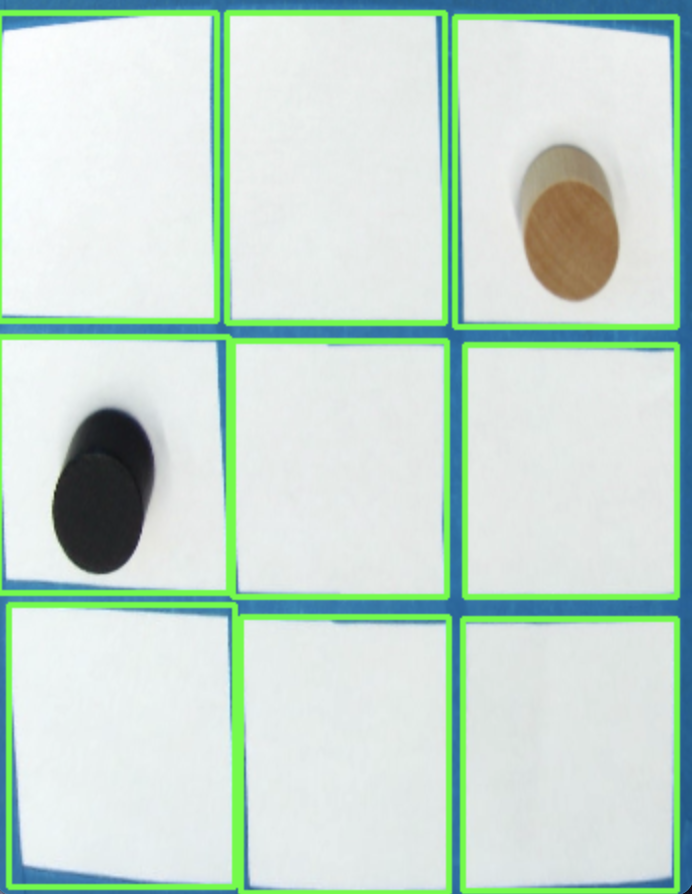
#> input picture Three_in_a_row/Test/foto.jpg, 692 x 894 px, given in place of the camera
$ jupyter execute --allow-errors game_without_robot.ipynb   (older library calls are emulated)
#> lines starting #> are read from the running program, lines starting #| are printed output that depends on the picture; after the words box and inside, x2 and y2 are one past the last pixel; in counts of white or black regions, pixels touching at a corner belong together
#> further down, frame is the input picture: shape (894, 692, 3); mean B, G, R 208.1, 218.9, 199
#> `transformed_frame = cv2.warpPerspective(frame, M, (width, height))`:
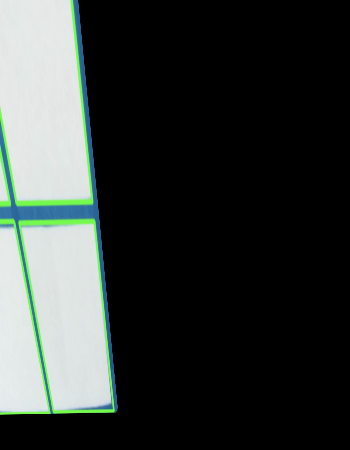
#> transformed_frame: shape (450, 350, 3); mean B, G, R 54.1, 56.5, 51.2
#> `transformed_frame = pil_image.rotate(180)`:
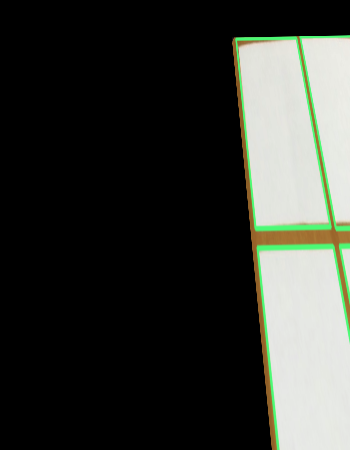
#> transformed_frame: PIL image 350x450 RGB; mean R, G, B 54.1, 56.5, 51.2
#> `gray = cv2.cvtColor(transformed_frame, cv2.COLOR_BGR2GRAY)`:
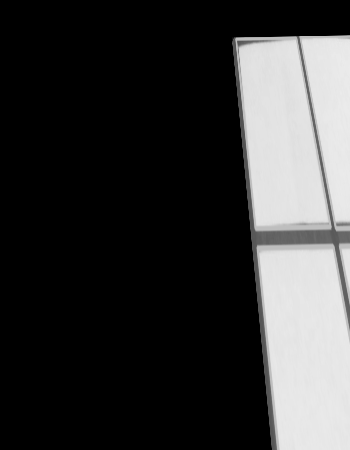
#> gray: shape (450, 350); min 0, max 235, mean 54.7
#> `edges = cv2.Canny(gray, low_threshold, high_threshold, apertureSize=3)`:
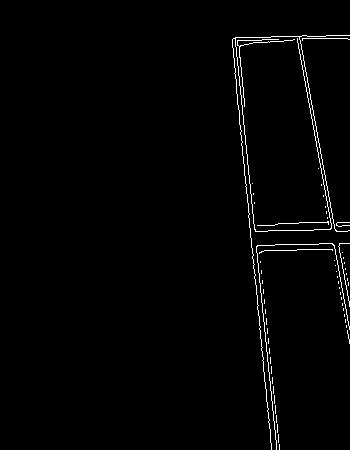
#> edges: shape (450, 350); 1.4% white in thin lines or dots, all inside (x1, y1, x2, y2) = (232, 35, 350, 450)
#> `contours, hierarchy = cv2.findContours(edges, cv2.RETR_EXTERNAL, cv2.C..`: contours = 58 contours, all with area under 20
#> the loop `for cnt in contours:` made 58 passes
#> after the loop `for cnt in contours:`: squares = []
[cell 1]
# Cuaderno para probar funcionamiento del codigo sin usar el dobot

# Detecta la board en cada fotograma.
# Va cogiendo los 20 últimos fotogramas de la board y su resultado más común es el state de la board.
# Si se produce un cambio entre los dos últimos states te devuelve el output donde el robot tiene que poner el token (de forma random).
# Si los 3 tokens están en partida, se quita un token de una casilla y se pone en otra.


import cv2
import numpy as np
from collections import defaultdict
import random
import time
from PIL import Image
import serial.tools.list_ports


# Coordenadas de las celdas del tablero

celda_1 = [156.0071563720703, -274.9841613769531, -40, 0]
celda_2 = [113.16597747802734, -225.4381561279297, -40, 0]
celda_3 = [70.88225555419922, -179.51295471191406, -40, 0]
celda_4 = [207.09628295898438, -228.65504455566406, -40, 0]
celda_5 = [164.8048858642578, -184.17222595214844, -40, 0]
celda_6 = [125.77976989746094, -141.8745880126953, -40, 0]
celda_7 = [255.82183837890625, -187.6775665283203, -40, 0]
celda_8 = [214.36099243164062, -137.71075439453125, -40, 0]
celda_9 = [170.142333984375, -92.00703430175781, -40, 0]

# Coordendas de los tokens al iniciar el juego
token_1 = [230.33840942382812, -26.72310447692871, -40, 0]
token_2 = [262.9659423828125, -55.21843338012695, -40, 0]
token_3 = [289.6848449707031, -87.65595245361328, -40, 0]

# Coordenadas de home y middle

home = [210.09783935546875, -3.7860727310180664, 116.83699035644531, 0]
middle = [156.12217712402344, -186.42835998535156, 0, 0]


# Funciones para saber en que cuadro está un token

def get_square_number(row, col):
    # row and col are 0-indexed, so add 1 to convert to 1-indexed square number
    return row * 3 + col + 1

def get_square_new_number(row, col):
    # row and col are 0-indexed, so add 1 to convert to 1-indexed square number
    return row * 3 + col + 1

# Function to check for game_over

def check_win(board):
    # Check rows
    for row in board:
        if len(set(row)) == 1 and row[0] != 0:
            return True

    # Check columns
    for col in range(3):
        if len(set([board[row][col] for row in range(3)])) == 1 and board[0][col] != 0:
            return True

    # Check diagonals
    if len(set([board[i][i] for i in range(3)])) == 1 and board[0][0] != 0:
        return True

    if len(set([board[i][2-i] for i in range(3)])) == 1 and board[0][2] != 0:
        return True

    return False


height, width = 450, 350

# Define the four corners of the tic tac toe board in the original frame

coordinates = [[512, 410], [1321, 417], [239, 961], [1544, 973]]


src_points = np.float32(coordinates)

# Define the four corners of the destination image
dst_points = np.float32([[0, 0], [width, 0], [0, height], [width, height]])


# Initialize a list that will contain the boards
boards = []

# Initialize a list that will contain the states of the board
results = [[[0, 0, 0], [0, 0, 0], [0, 0, 0]]]

result = [[0, 0, 0], [0, 0, 0], [0, 0, 0]]

# count of how many tokens you have placed on the board
tokens_placed = 0

cap = cv2.VideoCapture(0)

#> (the rest of this cell did not finish here and is left out)
